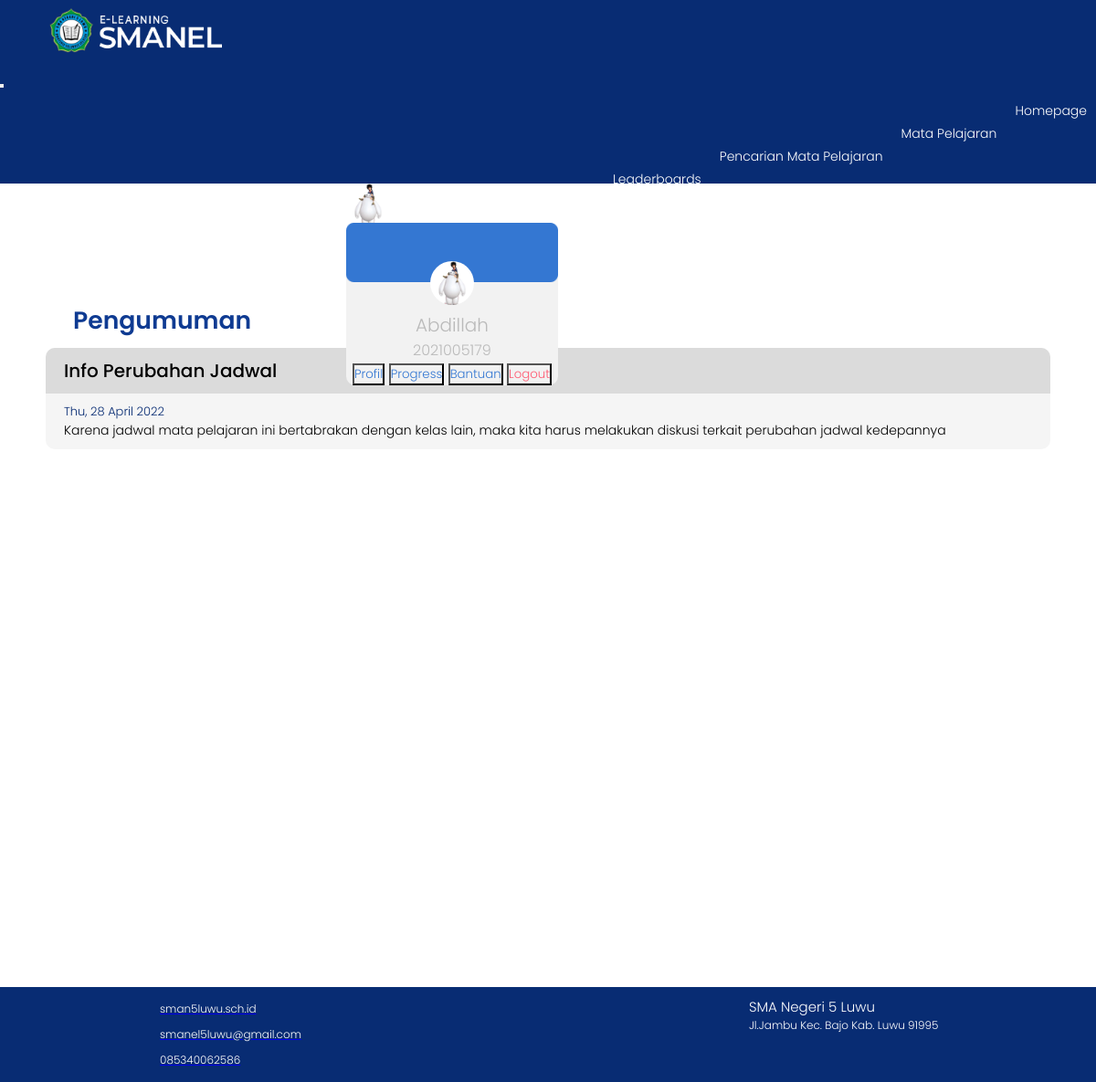
Page /Backend/detailpengumuman.php?Id=2 (signed in) on the committed database.
### tables this page shows
CREATE TABLE `user_siswa` (
  `Id` int(11) NOT NULL,
  `Nama` varchar(225) NOT NULL,
  `Nis` varchar(225) NOT NULL,
  `Kelas` varchar(225) NOT NULL,
  `Tempat` varchar(225) NOT NULL,
  `Tanggal` date NOT NULL,
  `Email` varchar(255) NOT NULL,
  `Alamat` varchar(225) NOT NULL,
  `Username` varchar(225) NOT NULL,
  `Password` varchar(225) NOT NULL,
  `Profil` varchar(225) NOT NULL
);

CREATE TABLE `pengumuman` (
  `Id_Pengumuman` int(11) NOT NULL,
  `Id_Mapel` int(11) NOT NULL,
  `Judul` varchar(225) NOT NULL,
  `Deskripsi` text NOT NULL,
  `Waktu` datetime NOT NULL
);

### Backend/functions.php (called while the page is built, shortened)
<?php
function koneksi()
{
    return mysqli_connect('localhost', 'root', '', 'elearning');
}
function query($query)
{
    $conn = koneksi();
    $result = mysqli_query($conn, $query);
    if(mysqli_num_rows($result)==1){
        return mysqli_fetch_assoc($result);
    }
    $rows = [];
    return $rows;
}
?>

### Backend/detailpengumuman.php (the view, shortened to what this page needs)
<?php
require 'functions.php';
$Id = $_GET['Id'];
$p = query("SELECT * FROM pengumuman  WHERE Id_Pengumuman = '$Id'");
?>
<!DOCTYPE html>
<html lang="en">
<head>
    <link rel="stylesheet" href="https://stackpath.bootstrapcdn.com/bootstrap/4.5.0/css/bootstrap.min.css"integrity="sha384-9aIt2nRpC12Uk9gS9baDl411NQApFmC26EwAOH8WgZl5MYYxFfc+NcPb1dKGj7Sk">
    <link rel="stylesheet" href="https://stackpath.bootstrapcdn.com/font-awesome/4.7.0/css/font-awesome.min.css"integrity="sha384-wvfXpqpZZVQGK6TAh5PVlGOfQNHSoD2xbE+QkPxCAFlNEevoEH3Sl0sibVcOQVnN">
    <link rel="stylesheet" href="style.css">
</head>
<body>
    <?php require_once('navbar/navbarmapel.php') ?>
    <div class="main-container">
        <div class="tabel">
            <div class="tabel-content">
                <div class="doc-header d-flex">
                    <h1>Pengumuman</h1>
                </div>
                <div class="tugas-list">
                    <div class="tugas-list-item">
                       <div class="title-tugas d-flex">
                           <p><?=$p["Judul"]?></p>
                       </div>
                        <div class="item-tugas">
                           <div class="dl">
                               <p><?= date("D, j F Y", strtotime($p["Waktu"]))?></p>
                           </div>
                           <div class="desk">
                               <p>
                               <?=$p["Deskripsi"]?>
                               </p>
                           </div>
                       </div>
                    </div>
                </div>
           </div>
    </div>
    <div class="footer">
        <div class="nama-footer">
          <p class="tfooter">SMA Negeri 5 Luwu</p>
          <p>Jl.Jambu Kec. Bajo Kab. Luwu 91995</p>
        </div>
        <div class="web">
          <ul>
            <li><a href="http://sman5luwu.sch.id/index.php"><i class="fa fa-globe"></i><span>sman5luwu.sch.id</span></a>
            </li>
            <li><a href="#"><i class="fa fa-envelope"></i><span>smanel5luwu@gmail.com</span></a></li>
            <li><a href="#"><i class="fa fa-phone"></i><span>085340062586</span></a></li>
          </ul>
        </div>
    </div>
</body>
</html>

### Backend/navbar/navbarmapel.php (shortened to what this page needs)
<?php
$nama = $_SESSION["Nis"];
$user = query("SELECT * FROM user_siswa WHERE Nis = '$nama'");
?>
<nav class="navbar navbar-expand-lg navbar-light fixed-top">
  <div class="navbar-header">
    <img src="img/logo.png" alt="">
  </div>
  <button class="navbar-toggler" type="button" data-toggle="collapse" data-target="#navbarNav" aria-controls="navbarNav" aria-expanded="false" aria-label="Toggle navigation">
  </button>
  <div class="collapse navbar-collapse" id="navbarNav">
    <ul class="navbar-nav ml-auto">
      <li class="name nav-item">
        <a href="homepage.php" class="btn" aria-hidden="true">Homepage</a>
      </li>
      <li class="mapel nav-item">
        <a href="matapelajaran.php" class="btn active" aria-hidden="true">Mata Pelajaran</a>
      </li>
      <li class="search-mapel nav-item">
        <a href="pencarian_siswa.php" class="btn" aria-hidden="true">Pencarian Mata Pelajaran </a>
      </li>
      <li class="leader nav-item">
        <a href="leaderboards.php" class="btn" aria-hidden="true">Leaderboards</a>
      </li>
    </ul>
    <div class="profil nav-item dropdown-toggle" type="button" data-toggle="dropdown" aria-haspopup="true" aria-expanded="false">
      <img alt="your image" src="img/<?php echo $user["Profil"]; ?>" title="<?php echo  $user["Profil"];  ?>" style="border-radius: 50%;">
      <div class="dropdown-menu dropdown-menu-right">
        <center>
          <div class="name">
            <img class="bg" src="img/bg.png" alt=""><br>
            <img class="profil-img" alt="your image" src="img/<?php echo $user["Profil"]; ?>" style="border-radius: 50%;">
            <h3><?= $_SESSION['Nama']; ?></h3>
            <p><?= $_SESSION['Nis']; ?></p>
          </div>
          <button class="dropdown-item" type="button" onclick="window.location.href='profil.php'">Profil</button>
          <button class="dropdown-item" type="button" onclick="window.location.href='progress.php'">Progress</button>
          <button class="dropdown-item" type="button" onclick="window.location.href='bantuan.php'">Bantuan</button>
          <button onclick="LogConfirm()" class="log-out dropdown-item" type="button">Logout</button>
      </div>
    </div>
  </div>
</nav>

### Backend/style.css (style rules this page uses)
* { margin: 0; padding: 0; box-sizing: border-box; font-family: 'Poppins', sans-serif; font-weight: 300; }
body { font-family: 'Poppins', sans-serif; font-weight: 300; min-height: 100%; outline: none; }
.navbar { background-color: #082C73; color: white; }
.navbar-header img { height: 8vh; margin-top: 5px; margin-left: 5vh; padding-bottom: 8px; color: white; }
.navbar .navbar-header { color: #fefefe; padding-left: 10px; }
.navbar .navbar-nav li a { padding: 10px; color: white; text-decoration: none; transition: 0.5s ease; border: none; font-size: 14px; float: right; }
#navbarNav .profil { margin: 0 20px; padding-right: 30px; float: right; }
#navbarNav .profil .dropdown-menu { background: #F2F2F2; border-radius: 10px; }
.dropdown-menu button { outline: none; }
.dropdown-menu { justify-content: center; }
#navbarNav .profil .name .bg { width: 29vh; margin-top: -1vh; }
#navbarNav .profil .name .profil-img { width: 6vh; margin-top: -5vh; }
#navbarNav .profil .name h3 { color: #6666; font-size: 15pt; }
#navbarNav .profil .name p { color: #6666; }
#navbarNav .profil .dropdown-item { background-color: #F2F2F2; color: #3477D2; }
#navbarNav .profil .log-out { color: #FF5A72; }
#navbarNav .profil img { width: 6vh; }
.footer { display: grid; height: max-content; width: 100%; bottom: 0; background-color: #082C73; position: relative; padding: 10px; font-size: 12px; }
.footer .web { grid-column: 1; grid-row: 4; margin-left: 150px; }
.footer .web-detail-mapel ul li, .footer .web ul li { list-style: none; padding: 5px; }
.footer .web-detail-mapel span, .footer .web span { color: white; padding: 10px; }
.footer .nama-footer { grid-column: 3; grid-row: 4; color: white; margin-left: 150px; }
.footer .nama-footer .tfooter, .footer .nama-footer-mapel .tfooter { font-size: 15px; }
.btn { display: flex; justify-content: center; }
.doc-header { margin-top: 80px; padding: 50px 50px 0px; height: max-content; color: #0F3B92; }
.doc-header h1 { font-size: 20pt; font-weight: 600; padding-left: 30px; padding-right: 20px; flex: 1; }
.tabel-content { width: 100%; min-height: 100vh; }
.tabel-content .doc-header { overflow: hidden; }
.tugas-list-item { margin: 10px 50px; background: #f5f5f5; border-radius: 10px; }
.title-tugas { background: #dbdbdb; padding: 10px 20px; border-top-left-radius: 10px; border-top-right-radius: 10px; font-size: 20px; }
.title-tugas p { font-weight: 500; }
.item-tugas { padding: 10px 20px; font-size: 14px; }
.item-tugas .dl p { font-size: 13px; color: #082C73; }
.tugas-list-item .title-tugas p { flex: 1; }
.navbar-collapse { flex-grow: 0 !important; }
@media (min-width: 992px) { .navbar-expand-lg .navbar-collapse { margin-left: auto; } }

### rows in the picture
user_siswa: Profil (picture)
pengumuman: Judul "Info Perubahan Jadwal", Waktu "Thu, 28 April 2022", Deskripsi "Karena jadwal mata pelajaran ini bertabrakan dengan kelas lain, maka kita harus melakukan diskusi terkait perubahan jadwal kedepannya"

### other values in the picture
$_SESSION['Nama'] "Abdillah"
$_SESSION['Nis'] "2021005179"
